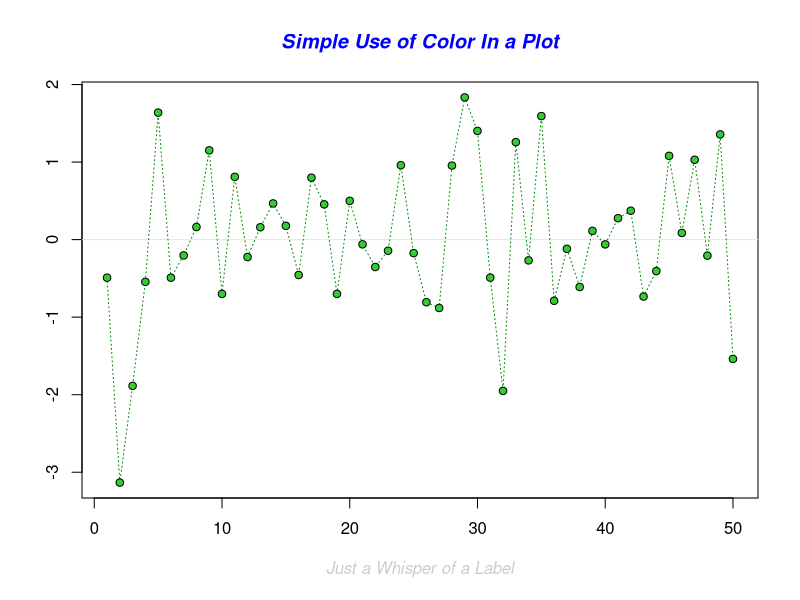
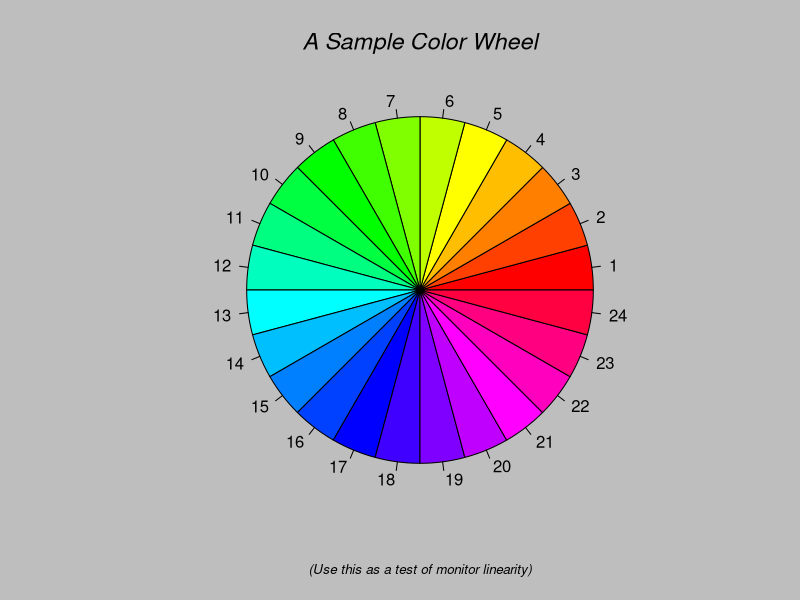
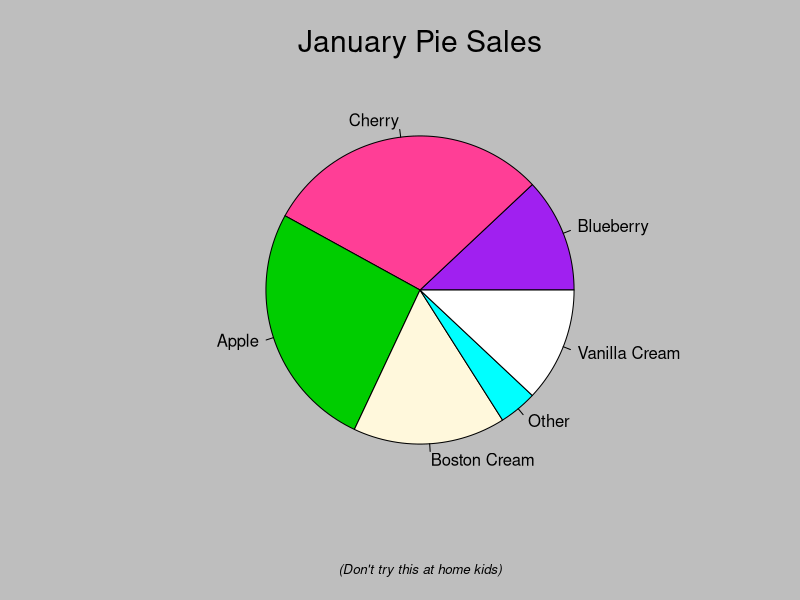
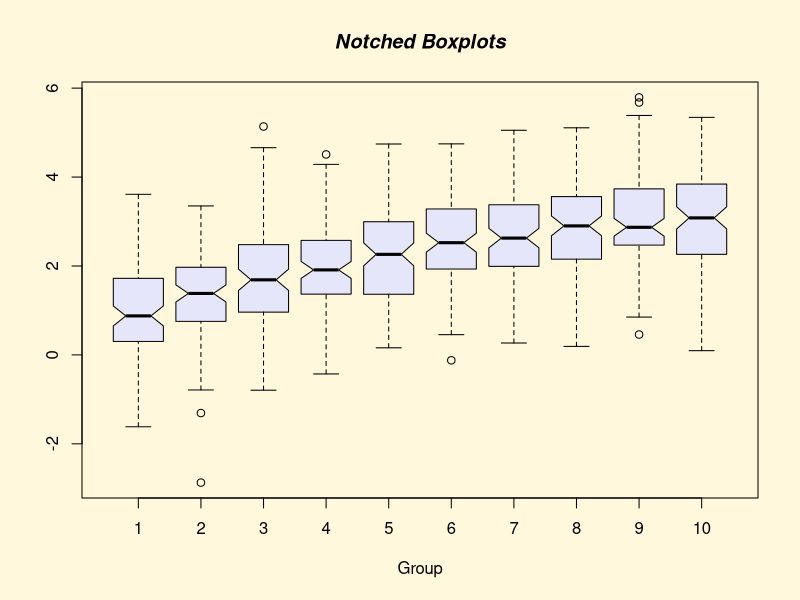
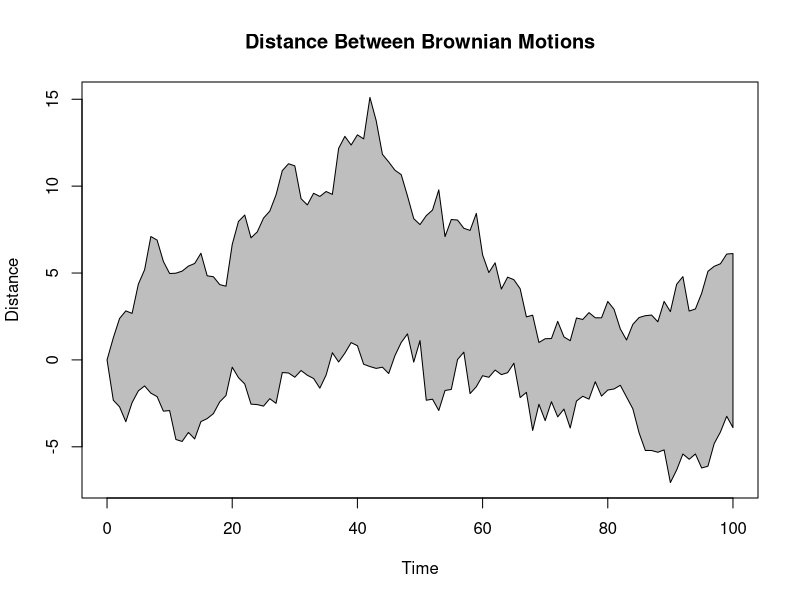
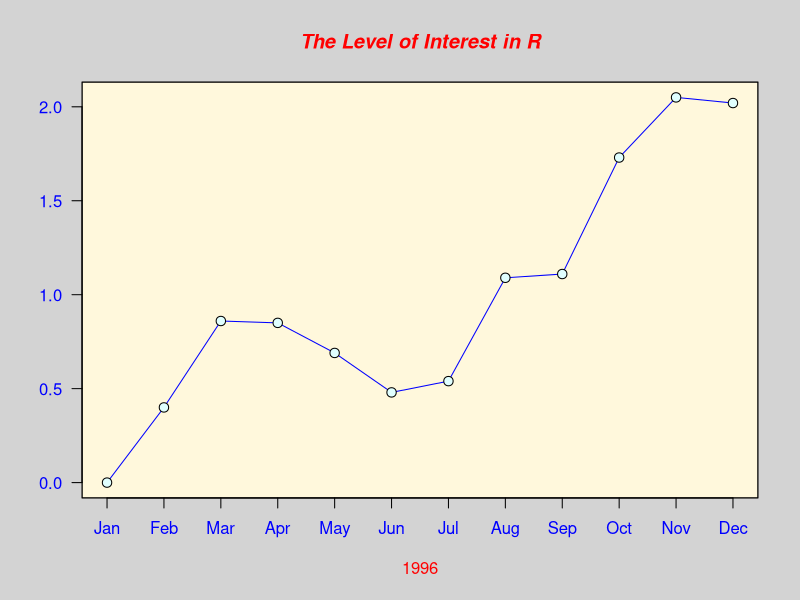
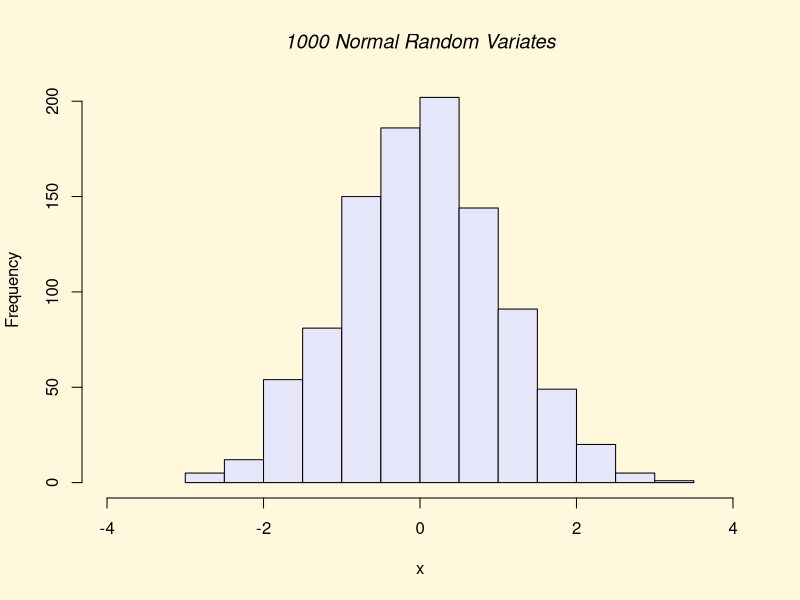
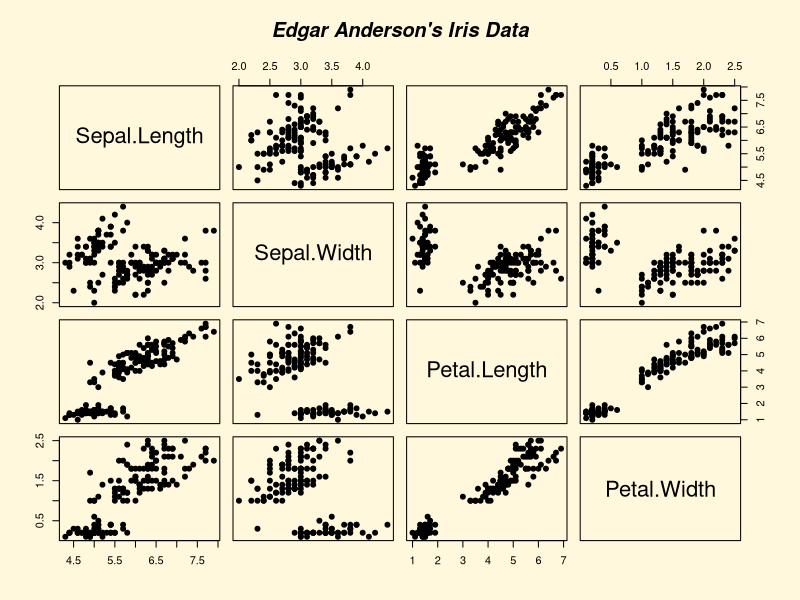

R code for these plots, in order:
################################################################################
### R BASICS WORKSHOP                                                        ###
### PRESENTATION 8: GRÁFICOS                                                 ### 
###                                                                          ###
### Center for Conservation and Sustainable Development                      ###
### Missouri Botanical Garden                                                ###
### Website: rbasicsworkshop.weebly.com                                      ### 
################################################################################


### INTRODUCCIÓN ###############################################################

# R ofrece una variedad increíble de opciones para construir gráficos. Escribe 
# este código en la consola para ver unas pocas opciones que son posibles:
demo(graphics)


# Una mejor versión del grafico del volcán (de la ayuda de la función *image*):
x <- 10*(1:nrow(volcano))
y <- 10*(1:ncol(volcano))
image(x, y, volcano, col = terrain.colors(100), axes = FALSE)
contour(x, y, volcano, levels = seq(90, 200, by = 5),
    add = TRUE, col = "peru")
axis(1, at = seq(100, 800, by = 100))
axis(2, at = seq(100, 600, by = 100))
box()
title(main = "Maunga Whau Volcano", font.main = 4)


# Esta parte del taller esta dividida en las siguientes secciones:

# A. Funciones gráficas de alto nivel (high-level functions) 
# B. Funciones gráficas de bajo nivel (low-level functions) 
# C. Parámetros gráficos modificados por la función *par* 
# D. Abrir múltiples ventanas y como partir una ventana gráfica
# E. Guardar gráficos como archivos 



### A. FUNCIONES GRÁFICAS DE ALTO NIVEL ########################################

# Las funciones gráficas de alto nivel se utilizan para crear gráficas, mientras
# que las de bajo nivel se utilizan para modificarlas o añadir elementos. 

# Acá vamos a ver algunos ejemplos, pero para una lista un poco más extensa 
# consulten las paginas 32 y 33 de "R para principiantes" (40 y 41 en la 
# la versión en Ingles).

data(iris)
str(iris)


## *plot* es una función genérica que sirve para hacer muchos tipos de gráficos.
# Una función genérica trabaja distinto dependiendo del tipo de argumentos que 
# se le da. Sin embargo, esta función se usa más frecuentemente para hacer 
# "scatterplots":  

plot(iris$Sepal.Length ~ iris$Sepal.Width)

plot(iris$Petal.Length ~ iris$Petal.Width)


# Existen muchos argumentos que pueden ser utilizados en la función *plot* y en 
# otras funciones para modificar figuras. Algunas de las más comunes son:

# type: cambia el tipo de grafico 

# pch: cambia la forma del símbolo
# cex: cambia el tamaño del símbolo
# col: cambia el color del símbolo
# bg: cambia el color del fondo del símbolo

# main: cambia el titulo principal
# xlab y ylab: cambian los títulos de los ejes
# cex.lab: cambia el tamaño del texto de los títulos de ejes
# cex.axis: cambia el tamaño del texto en los ejes

# las: controla la orientación del texto en el eje y
# bty: cambia el tipo de recuadro al rededor de los puntos 


plot(iris$Petal.Length ~ iris$Petal.Width, cex=3)

plot(iris$Petal.Length ~ iris$Petal.Width, cex=2, pch=21, col="black", bg="grey")

plot(iris$Petal.Length ~ iris$Petal.Width, cex=3, pch=21, col="black", bg="grey",
    main="Plot of Petal Width vs. Petals Length", xlab="Petal Width", 
    ylab="Petal Length", cex.lab=1.5, cex.axis=1.5, bty="l", las=1)



## Estas son otras funciones para gráficos comunes ##

# *boxplot* hace graficos de cajas
boxplot(iris$Sepal.Length)

boxplot(iris$Sepal.Length ~ iris$Species)

boxplot(iris$Sepal.Length ~ iris$Species, col="gold", horizontal=TRUE, las=1)

boxplot(iris$Sepal.Length ~ iris$Species, names=expression(italic("Iris setosa"), 
    italic("Iris versicolor"), italic("Iris virginica")), 
    xlab="Sepal length (cm)", col="gold", cex.lab=1.5, cex.axis=1.5, las=1)

?boxplot


# *hist* hace histogramas
hist(iris$Sepal.Length)

range(iris$Sepal.Length)

hist(iris$Sepal.Length, breaks=seq(min(iris$Sepal.Length), 
    max(iris$Sepal.Length), length.out=30), col="darkolivegreen", 
    border="white")

hist(iris$Sepal.Length, breaks=seq(min(iris$Sepal.Length), 
    max(iris$Sepal.Length), length.out=30), col="darkolivegreen", 
    border="white", xlab="Sepal Length", freq=FALSE)


# *pie* o *piechart* crea gráficos circulares 
table(iris$Species)

pie(x=table(iris$Species))


# *barplot* hace gráficos de barras
barplot(height=table(iris$Species))



### B. FUNCIONES GRÁFICAS DE BAJO NIVEL ########################################

# Aquí vamos a utilizar las funciones *points*, *lines* y *legend*. Para ver 
# una lista más extensa de funciones gráficas de bajo nivel ver la pagina 34
# de "R para principiantes"

# *type="n"* frecuentemente se utiliza para crear un grafico vacío
plot(iris$Petal.Length ~ iris$Petal.Width, type="n")

plot(iris$Petal.Length ~ iris$Petal.Width, xlab="Petal Width", 
    ylab="Petal Length", cex.lab=1.5, cex.axis=1.5, bty="l", las=1, type="n")

# *points* añade puntos a un grafico creado por *plot*    
points(iris$Petal.Length[iris$Species=="setosa"] ~ 
    iris$Petal.Width[iris$Species=="setosa"])
    
    
points(iris$Petal.Length[iris$Species=="setosa"] ~ 
    iris$Petal.Width[iris$Species=="setosa"], pch=19, cex=1.5, col="lightblue")

points(iris$Petal.Length[iris$Species=="versicolor"] ~ 
    iris$Petal.Width[iris$Species=="versicolor"], pch=19, cex=1.5, 
    col="darkorange")
 
points(iris$Petal.Length[iris$Species=="virginica"] ~ 
    iris$Petal.Width[iris$Species=="virginica"], pch=19, cex=1.5, 
    col="grey50")


# *lines* añade líneas a un grafico    
lines(x=c(0, 2.5), y=rep(mean(iris$Petal.Length[iris$Species=="setosa"]), 2), 
    col="royalblue4", lwd=3)      

lines(x=c(0, 2.5), y=rep(mean(iris$Petal.Length[iris$Species=="versicolor"]), 2), 
    col="orange", lwd=3)      
    
lines(x=c(0, 2.5), y=rep(mean(iris$Petal.Length[iris$Species=="virginica"]), 2), 
    col="black", lwd=3)      


# *legend* añade una leyenda                
legend(x="topleft", legend=c(expression(italic("Iris setosa")), 
    expression(italic("Iris versicolor")), expression(italic("Iris virginica"))), 
    pch=19, col=c("lightblue", "darkorange", "grey50"), cex=1.3)
    
legend(x=1.3, y=2.3, legend=c(expression(italic("Iris setosa")), 
    expression(italic("Iris versicolor")), expression(italic("Iris virginica"))), 
    pch=19, col=c("lightblue", "darkorange", "grey50"), cex=1.3)



### C. PARÁMETROS GRÁFICOS MODIFICADOS POR LA FUNCIÓN *par* #################### 

# Para tomar mayor control sobre gráficos, es necesario conocer la función *par*
# y sus argumentos asociados. 

# Muchas características de los gráficos pueden especificarse usando la *par* o
# en las funciones gráficas como *plot* (e.g. color). Otras pueden especificarse 
# solo utilizando *par* (e.g. tamaño del margen). La ayuda de la función *par* 
# tiene mucha información útil:
help(par)

# Primera versión:
hist(iris$Sepal.Length, breaks=seq(0, 8, 0.5), col="gray70", border="gray40", 
    xlab="", ylab="", main="", axes=FALSE, ylim=c(0,40))

hist(iris$Petal.Length, breaks=seq(0, 8, 0.5), density=30, add=TRUE)

axis(side=1, at=seq(0, 8, 1), cex.axis=2, lwd=2, las=1)
axis(side=2, at=seq(0, 40, 5), cex.axis=1.5, cex.axis=2, lwd=2, las=1)

mtext(text="Length (cm)", side=1, line=3, cex=2)
mtext(text="Specimens", side=2, line=3.5, cex=2)

legend(x="topright", legend=c("Sepals", "Petals"), fill=c("gray70", "black"), 
    density=c(NA, 30), pt.cex=2, border=c("gray40", "black"), cex=2)
    
    
# En esta primera versión hay un obvio problema con el titulo en el eje de
# las y. Para corregirlo podemos utilizar el argumento *mar* en la función *par*.

# Segunda versión:
par(mar = c(5, 5, 4, 2), family="mono") # Esta es la única línea que es diferente

hist(iris$Sepal.Length, breaks=seq(0, 8, 0.5), col="gray70", border="gray40", 
    xlab="", ylab="", main="", axes=FALSE, ylim=c(0,40))

hist(iris$Petal.Length, breaks=seq(0, 8, 0.5), density=30, add=TRUE)

axis(side=1, at=seq(0, 8, 1), cex.axis=2, lwd=2, las=1)
axis(side=2, at=seq(0, 40, 5), cex.axis=1.5, cex.axis=2, lwd=2, las=1)

mtext(text="Length (cm)", side=1, line=3, cex=2)
mtext(text="Specimens", side=2, line=3.5, cex=2)

legend(x="topright", legend=c("Sepals", "Petals"), fill=c("gray70", "black"), 
    density=c(NA, 30), pt.cex=2, border=c("gray40", "black"), cex=2)



### D. Abrir múltiples ventanas y partir una ventana gráfica ###################

## 1. Como abril múltiples ventanas ##

# Si no hay una ventana gráfica activa (graphical device), una función gráfica
# crea una ventana antes de hacer un grafico. 
plot(iris$Petal.Length ~ iris$Petal.Width, pch=19)

# Para abrir más de una ventana gráfica se puede utilizar la función *X11*
X11()
plot(iris$Sepal.Length, iris$Sepal.Width, pch=19, col="red")


## 2. Crear una ventana con múltiples paneles con *par* ##

# El argumento *mfrow* necesita 2 números: el numero de filas y columnas en las 
# que la ventana se va a dividir:
par(mfrow=c(1,2))
plot(iris$Petal.Length ~ iris$Petal.Width, pch=19)
plot(iris$Sepal.Length, iris$Sepal.Width, pch=19, col="red")

par(mfrow=c(2,1))
plot(iris$Petal.Length ~ iris$Petal.Width, pch=19)
plot(iris$Sepal.Length, iris$Sepal.Width, pch=19, col="red")


## 3. Crear una ventana con múltiples paneles con *layout* ##

# La funcion *layout* también puede dividir una ventana en paneles, pero los
# paneles no tienen que ser del mismo tamaño u organizarse en filas y columnas

# El principal argumento para la función *layout* es una matriz que define como
# se parte la ventana:

div <- matrix(1:3, nrow=3, ncol=1)
div

layout(mat=div)
layout.show(3)

plot(iris$Sepal.Length, iris$Sepal.Width, pch=19, cex.lab=1.5, cex.axis=1.5, 
    xlab="Sepal length (cm)", ylab="Sepal width (cm)")
plot(iris$Sepal.Length, iris$Petal.Length, pch=19, cex.lab=1.5, cex.axis=1.5, 
    xlab="Sepal length (cm)", ylab="Petal length (cm)")
plot(iris$Sepal.Length, iris$Petal.Width, pch=19, cex.lab=1.5, cex.axis=1.5, 
    xlab="Sepal length (cm)", ylab="Petal width (cm)")
plot(iris$Sepal.Length, iris$Petal.Width, pch=19, type="n", axes=F, bty="n", 
    xlab="", ylab="")
    

div <- matrix(1:4, nrow=2, ncol=2)
div

layout(mat=div)
layout.show(4)

plot(iris$Sepal.Length, iris$Sepal.Width, pch=19, cex.lab=1.5, cex.axis=1.5, 
    xlab="Sepal length (cm)", ylab="Sepal width (cm)")
plot(iris$Sepal.Length, iris$Petal.Length, pch=19, cex.lab=1.5, cex.axis=1.5, 
    xlab="Sepal length (cm)", ylab="Petal length (cm)")
plot(iris$Sepal.Length, iris$Petal.Width, pch=19, cex.lab=1.5, cex.axis=1.5, 
    xlab="Sepal length (cm)", ylab="Petal width (cm)")
plot(iris$Sepal.Length, iris$Petal.Width, pch=19, type="n", axes=F, bty="n", 
    xlab="", ylab="")
mtext("Sepal length", line=-3, cex=1.5)
mtext("versus", line=-5, cex=1.5)
mtext("other variables", line=-7, cex=1.5)
mtext("in Anderson's Iris", line=-9, cex=1.5)


# Esta es una gráfica sencilla con dos paneles
div <- matrix(1:2, nrow=1, ncol=2)
layout(mat=div)
layout.show(2)

plot(iris$Sepal.Length, iris$Sepal.Width)
plot(iris$Sepal.Length, iris$Petal.Length)


# Que tal si queremos hacer que el un panel sea "contenido" por el otro
div <- matrix(c(1,1,2,1), nrow=2, ncol=2)
div

layout(mat=div)
layout.show(2)

plot(iris$Sepal.Length, iris$Sepal.Width)
plot(iris$Sepal.Length, iris$Petal.Length)


# Además, con los argumentos *widths* y *heights* podemos cambiar el tamaño de
# las celdas en las columnas o filas
layout(mat=div, widths=c(2, 1), heights=c(1, 2))
layout.show(2)

plot(iris$Sepal.Length, iris$Sepal.Width)
plot(iris$Sepal.Length, iris$Petal.Length)




### E. GUARDAR GRÁFICOS COMO ARCHIVOS ########################################## 

# Así como es posible enviar un grafico a una ventana abierta, es posible 
# enviar un grafico a un archivo abierto (ambos son tipos de "graphical devices").

# como *X11()* abre ventanas, hay varias funciones que abren varios tipos de 
# archivos: *jpeg*, *png*, *tiff*, *bmp*, *pdf*, *postcript*.


# Ejemplo utilizando *png*
help(png)


getwd() # ver cual es el directorio de trabajo

# Utilizar *getwd* o las opciones en la barra de R para asignar el directorio
# de trabajo que se quiere utilizar


## Primera versión ##
# Paso 1. Abrir el archivo:
png(filename="SepalLenght_vs_SepalWidth.png") 

# Paso 2. Crear la figura en el archivo
plot(iris$Petal.Length ~ iris$Petal.Width, cex=3, pch=21, col="black", bg="grey",
    main="Plot of Petal Length vs. Petals Width", xlab="Petal Width", 
    ylab="Petal Length", cex.lab=1.5, cex.axis=1.5, bty="l", las=1)

# Paso 3. Cerrar el archivo
dev.off() 



## Segunda versión ##
# En esta versión hemos hecho la figura mucho más grande y de mejor calidad
png(filename="SepalLenght_vs_SepalWidth_2.png", width=480*13, height=480*10, 
    pointsize=12*1.5, res=600) 

plot(iris$Petal.Length ~ iris$Petal.Width, cex=3, pch=21, col="black", bg="grey",
    main="Plot of Petal Width vs. Petals Length", xlab="Petal Width", 
    ylab="Petal Length", cex.lab=1.5, cex.axis=1.5, bty="l", las=1)

dev.off() 







